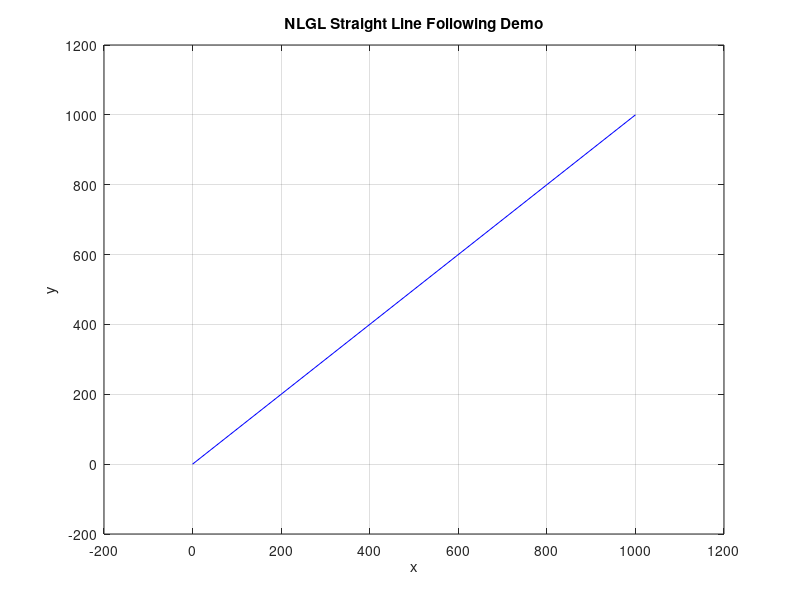

This figure's MATLAB source: (Note: this script raises an error after producing the figure.)
clear,clc,close all

% Initialize the USV
x_usv = 10;
y_usv = 0;
v_usv = 4;
h_usv = pi/2;
delta_t = 1;

% Define vessel shape
x_shape = [0,0.3,0.7,1,0.5,0,-0.5,-1,-0.7,-0.3,0];
y_shape = [6,4.6,2,0,-1.2,-2,-1.2,0,2,4.6,6];
scale = 8;
[m_shape, n_shape] = size(x_shape);

% Initialize the straight line path
startpoint_x = 0;
startpoint_y = 0;
destination_x = 1000;
destination_y = 1000;
plot([startpoint_x destination_x], [startpoint_y destination_y],'b')
hold on

% Set the guidance algorithm parameter
R = 15;

% Initialize the plot
xlim([-200 1200])
ylim([-200 1200])
hold on
xlabel('x')
ylabel('y')
hold on
grid on
title('NLGL Straight Line Following Demo')

% The mission loop
for i = 1:1000
    x_usv = x_usv + v_usv * cos(h_usv) * delta_t;
    y_usv = y_usv + v_usv * sin(h_usv) * delta_t;
    
    %% NLGL straight line guidance
    theta_s_f = (destination_y - startpoint_y)/(destination_x - startpoint_x);
    intercept = (destination_y + startpoint_y - theta_s_f*destination_x - theta_s_f*startpoint_x)/2;
    [xq,yq] = linecirc(theta_s_f, intercept, x_usv, y_usv, R);
    q1 = [xq(1), yq(1)];
    q2 = [xq(2), yq(2)];
    
    % Select the VTP
    Selectvector = [norm([destination_x - xq(1) destination_y - yq(1)]) norm([destination_x - xq(2) destination_y - yq(2)])];
    [dist, I] = min(Selectvector);
    
    if I == 1
        VTP = q1;
    elseif I == 2
        VTP = q2;
    end
    
    theta = atan2(VTP(2) - y_usv, VTP(1) - x_usv);
    if theta < 0
        theta = theta + 2*pi;
    end
    h_usv = theta;
    
    
    % Plot the usv
    [x_usv_plot, y_usv_plot, H, G] = draw_kayaka(x_shape,y_shape,x_usv,y_usv,scale, h_usv);
    pause(0.1)
    delete(H)
    delete(G)
    i = i+1;
    
end
